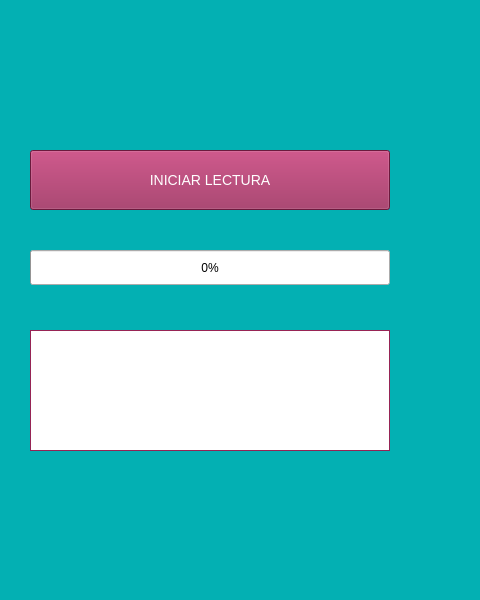
<?xml version="1.0" encoding="UTF-8"?>
<ui version="4.0">
 <class>MainWindow</class>
 <widget class="QMainWindow" name="MainWindow">
  <property name="geometry">
   <rect>
    <x>0</x>
    <y>0</y>
    <width>480</width>
    <height>600</height>
   </rect>
  </property>
  <property name="minimumSize">
   <size>
    <width>480</width>
    <height>600</height>
   </size>
  </property>
  <property name="maximumSize">
   <size>
    <width>480</width>
    <height>760</height>
   </size>
  </property>
  <property name="windowTitle">
   <string>YUDI DESKTOP</string>
  </property>
  <property name="layoutDirection">
   <enum>Qt::LeftToRight</enum>
  </property>
  <property name="autoFillBackground">
   <bool>false</bool>
  </property>
  <property name="styleSheet">
   <string notr="true">QMainWindow, #scrollAreaWidgetContents {
background-color: #03B0B3;
}
QTabWidget QTabBar{
background-color: #373738;
height: 30px;
}
QTabWidget QTabBar::tab{
text-align: left;
background-color: #136ba2;
border-style: 1px rgb(67, 67, 67);
height: 30px;
width: 130px;
color: #136ba2;
padding: 0px 5px 0px 5px;
}
QTabWidget QTabBar::tab:selected{
background-color: #03F2F2;
font-weight: bold;
color: #4B1A70;
}
QTabWidget QTabBar::tab:!selected{
background-color:#027A8C;
color: #fff;
}
QTabWidget QTabBar::tab:hover{
background-color: #03F2F2;
color: #4B1A70;
}
QTabWidget #tab_auth, #tab_env, #tab_pars{
background-color: #03F2F2;
color: #4B1A70;
}

QPushButton {
  background-color: #962455;
  color:  #fff;
  font-size: 14px
    }
QPushButton:disabled {
background-color:#5BB1B3;
color:#8FC9C9
}
QLineEdit, QPlainTextEdit {
    border: 1px solid #962455;
    padding: 0 8px;
    background-color: #D5FFF5;
    selection-background-color: #fff;
    }

QLineEdit:onfocus, QPlainTextEdit {
    background-color: #fff;
    }

QPlainTextEdit:disabled {
border: 1px solid #5BB1B3;
}
QLineEdit:disabled {
border: 1px solid #5BB1B3;
}
QLabel, QRadioButton, QCheckBox {
color: #4B1A70;
font-size: 14px
}
QGroupBox {
    border: 1px solid;
    border-color: #5BB1B3;
    margin-top: 27px;
    font-size: 14px;
    border-bottom-left-radius: 5px;
    border-bottom-right-radius: 5px;
}
QGroupBox::title {
    subcontrol-origin: margin;
    padding: 5px 260px 5px 15px;
    background-color: #43A5AB;
    color: rgb(255, 255, 255);
}


#rbtn_verificarwa:disabled, #rbtn_xcontactos:disabled, #rbtn_xenlace:disabled, #lbl_salutacion:disabled, #lbl_objetivo:disabled{
color: #5BB1B3
}</string>
  </property>
  <property name="animated">
   <bool>true</bool>
  </property>
  <widget class="QWidget" name="widget">
   <property name="sizePolicy">
    <sizepolicy hsizetype="Preferred" vsizetype="Preferred">
     <horstretch>0</horstretch>
     <verstretch>0</verstretch>
    </sizepolicy>
   </property>
   <layout class="QGridLayout" name="gridLayout">
    <property name="sizeConstraint">
     <enum>QLayout::SetDefaultConstraint</enum>
    </property>
    <property name="leftMargin">
     <number>0</number>
    </property>
    <property name="topMargin">
     <number>0</number>
    </property>
    <property name="rightMargin">
     <number>0</number>
    </property>
    <property name="bottomMargin">
     <number>0</number>
    </property>
    <item row="0" column="0">
     <widget class="QScrollArea" name="scrollArea">
      <property name="sizePolicy">
       <sizepolicy hsizetype="Expanding" vsizetype="Expanding">
        <horstretch>0</horstretch>
        <verstretch>0</verstretch>
       </sizepolicy>
      </property>
      <property name="contextMenuPolicy">
       <enum>Qt::NoContextMenu</enum>
      </property>
      <property name="frameShape">
       <enum>QFrame::NoFrame</enum>
      </property>
      <property name="frameShadow">
       <enum>QFrame::Sunken</enum>
      </property>
      <property name="lineWidth">
       <number>0</number>
      </property>
      <property name="verticalScrollBarPolicy">
       <enum>Qt::ScrollBarAsNeeded</enum>
      </property>
      <property name="horizontalScrollBarPolicy">
       <enum>Qt::ScrollBarAlwaysOff</enum>
      </property>
      <property name="sizeAdjustPolicy">
       <enum>QAbstractScrollArea::AdjustToContentsOnFirstShow</enum>
      </property>
      <property name="widgetResizable">
       <bool>true</bool>
      </property>
      <property name="alignment">
       <set>Qt::AlignJustify|Qt::AlignTop</set>
      </property>
      <widget class="QWidget" name="scrollAreaWidgetContents">
       <property name="enabled">
        <bool>true</bool>
       </property>
       <property name="geometry">
        <rect>
         <x>0</x>
         <y>0</y>
         <width>480</width>
         <height>600</height>
        </rect>
       </property>
       <property name="sizePolicy">
        <sizepolicy hsizetype="Preferred" vsizetype="Ignored">
         <horstretch>0</horstretch>
         <verstretch>0</verstretch>
        </sizepolicy>
       </property>
       <property name="maximumSize">
        <size>
         <width>480</width>
         <height>760</height>
        </size>
       </property>
       <property name="baseSize">
        <size>
         <width>0</width>
         <height>0</height>
        </size>
       </property>
       <property name="layoutDirection">
        <enum>Qt::LeftToRight</enum>
       </property>
       <property name="autoFillBackground">
        <bool>false</bool>
       </property>
       <property name="styleSheet">
        <string notr="true"/>
       </property>
       <widget class="QLabel" name="lbl_logo">
        <property name="geometry">
         <rect>
          <x>30</x>
          <y>15</y>
          <width>191</width>
          <height>70</height>
         </rect>
        </property>
        <property name="text">
         <string/>
        </property>
        <property name="pixmap">
         <pixmap>../Yudi/img/logo.png</pixmap>
        </property>
        <property name="scaledContents">
         <bool>false</bool>
        </property>
        <property name="wordWrap">
         <bool>false</bool>
        </property>
       </widget>
       <widget class="QPushButton" name="btn_parsear">
        <property name="enabled">
         <bool>true</bool>
        </property>
        <property name="geometry">
         <rect>
          <x>30</x>
          <y>150</y>
          <width>360</width>
          <height>60</height>
         </rect>
        </property>
        <property name="styleSheet">
         <string notr="true"/>
        </property>
        <property name="text">
         <string>INICIAR LECTURA</string>
        </property>
       </widget>
       <widget class="QProgressBar" name="progressBar_pars">
        <property name="geometry">
         <rect>
          <x>30</x>
          <y>250</y>
          <width>360</width>
          <height>35</height>
         </rect>
        </property>
        <property name="value">
         <number>0</number>
        </property>
        <property name="textVisible">
         <bool>true</bool>
        </property>
        <property name="invertedAppearance">
         <bool>false</bool>
        </property>
       </widget>
       <widget class="QPlainTextEdit" name="plainTextEdit">
        <property name="geometry">
         <rect>
          <x>30</x>
          <y>330</y>
          <width>360</width>
          <height>121</height>
         </rect>
        </property>
        <property name="horizontalScrollBarPolicy">
         <enum>Qt::ScrollBarAlwaysOff</enum>
        </property>
       </widget>
      </widget>
     </widget>
    </item>
   </layout>
  </widget>
 </widget>
 <resources/>
 <connections/>
</ui>
